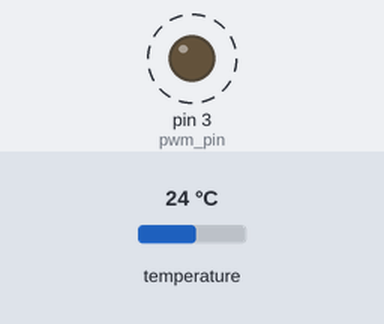
The sketch below on a simulated Arduino Uno, built with avr-gcc and run on an emulated ATmega328P. On the bench: output pins drawn as LEDs (lit = HIGH). Dashed ring = blinking. The inputs (shaded band) are chosen by the test bench; at power-on: temperature 24 °C. What the sketch prints to the serial monitor is not drawn.

Above: at 0.2 s.
Timing chart, 0 to 3.4 s (numbered marks = the images above):
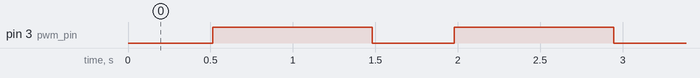

Measured:
- by itself, pin 3 (pwm_pin): alternates HIGH for 0.97 s and LOW for 0.50 s

The sketch:

TemperatureSensor.ino
```cpp
#include <OneWire.h>
#include <DallasTemperature.h>

#define ONE_WIRE_BUS 5
#define pwm_pin 3
OneWire oneWire(ONE_WIRE_BUS);

DallasTemperature sensors(&oneWire);

 float Celcius=0;
 float Fahrenheit=0;
void setup(void)
{
  pinMode(pwm_pin, OUTPUT);
  Serial.begin(9600);
  sensors.begin();
}

void loop(void)
{
  digitalWrite(pwm_pin,LOW);
  delay(500);
  digitalWrite(pwm_pin, HIGH);
  delay(100);
  sensors.requestTemperatures();
  Celcius=sensors.getTempCByIndex(0);
  Fahrenheit=sensors.toFahrenheit(Celcius);
  Serial.print(" C  ");
  Serial.print(Celcius);
  Serial.print(" F  ");
  Serial.println(Fahrenheit);
  delay(100);
}
```
